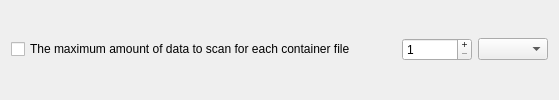
            <widget class="QFrame" name="limitFrame_2">
             <property name="minimumSize">
              <size>
               <width>0</width>
               <height>0</height>
              </size>
             </property>
             <property name="frameShape">
              <enum>QFrame::NoFrame</enum>
             </property>
             <property name="frameShadow">
              <enum>QFrame::Raised</enum>
             </property>
             <layout class="QGridLayout" name="gridLayout_17">
              <property name="topMargin">
               <number>2</number>
              </property>
              <property name="bottomMargin">
               <number>2</number>
              </property>
              <item row="0" column="3">
               <widget class="QComboBox" name="pwmaxAmountForContainerComboBox">
                <property name="minimumSize">
                 <size>
                  <width>70</width>
                  <height>0</height>
                 </size>
                </property>
                <property name="maximumSize">
                 <size>
                  <width>70</width>
                  <height>16777215</height>
                 </size>
                </property>
                <item>
                 <property name="text">
                  <string/>
                 </property>
                </item>
                <item>
                 <property name="text">
                  <string>K</string>
                 </property>
                </item>
                <item>
                 <property name="text">
                  <string>M</string>
                 </property>
                </item>
               </widget>
              </item>
              <item row="0" column="2">
               <widget class="QSpinBox" name="pwmaxAmountForContainerSpinBox">
                <property name="sizePolicy">
                 <sizepolicy hsizetype="Fixed" vsizetype="Fixed">
                  <horstretch>0</horstretch>
                  <verstretch>0</verstretch>
                 </sizepolicy>
                </property>
                <property name="minimumSize">
                 <size>
                  <width>70</width>
                  <height>0</height>
                 </size>
                </property>
                <property name="maximumSize">
                 <size>
                  <width>70</width>
                  <height>16777215</height>
                 </size>
                </property>
                <property name="buttonSymbols">
                 <enum>QAbstractSpinBox::PlusMinus</enum>
                </property>
                <property name="minimum">
                 <number>1</number>
                </property>
                <property name="maximum">
                 <number>999</number>
                </property>
               </widget>
              </item>
              <item row="0" column="0">
               <widget class="QCheckBox" name="pwmaxAmountForContainerCheckBox">
                <property name="text">
                 <string>The maximum amount of data to scan for each container file</string>
                </property>
               </widget>
              </item>
              <item row="0" column="1">
               <spacer name="horizontalSpacer_7">
                <property name="orientation">
                 <enum>Qt::Horizontal</enum>
                </property>
                <property name="sizeHint" stdset="0">
                 <size>
                  <width>40</width>
                  <height>20</height>
                 </size>
                </property>
               </spacer>
              </item>
             </layout>
            </widget>
